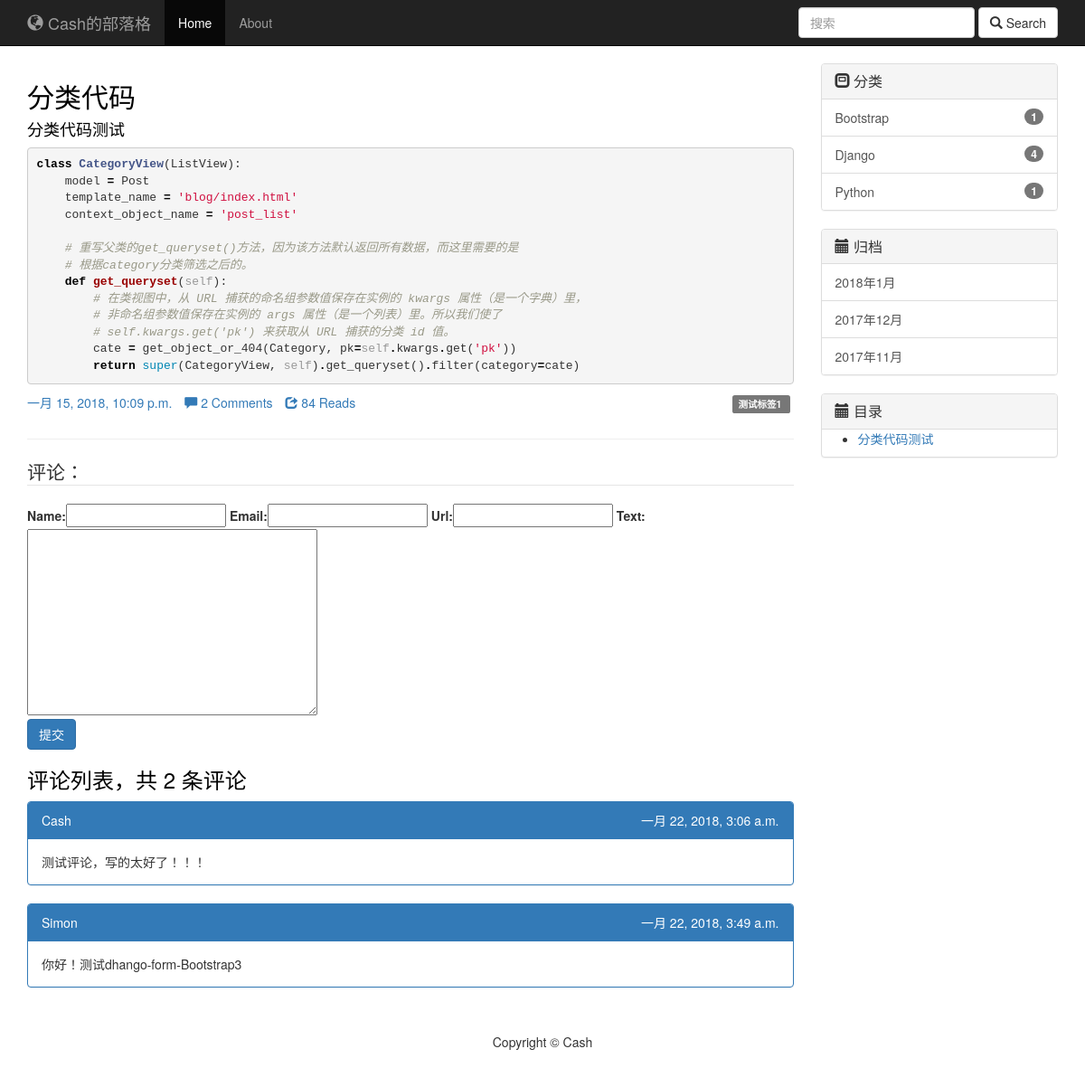
/post/5/, run on the app's committed database.
### blog/models.py (models this page shows, shortened)
class Post(models.Model):
    title = models.CharField(max_length=70)
    body = models.TextField()
    created_time = models.DateTimeField()
    modified_time = models.DateTimeField()
    excerpt = models.CharField(max_length=200, blank=True)
    category = models.ForeignKey(Category, on_delete=models.CASCADE)
    tags = models.ManyToManyField(Tag, blank=True)
    author = models.ForeignKey(User, on_delete=models.CASCADE)
    views = models.PositiveIntegerField(default=0)
    def increase_views(self):
        self.views += 1
        self.save(update_fields=['views'])
    def save(self, *args, **kwargs):
        if not self.excerpt:
            md = markdown.Markdown(extensions=[
                'markdown.extensions.extra',
                'markdown.extensions.codehilite',
            ])
            self.excerpt = strip_tags(md.convert(self.body))[:200]
        super(Post, self).save(*args, **kwargs)
    class Meta:
        ordering = ['-created_time']

class Tag(models.Model):
    name = models.CharField(max_length=100)

class Category(models.Model):
    name = models.CharField(max_length=100)

### comments/models.py (models this page shows, shortened)
class Comment(models.Model):
    name = models.CharField(max_length=100)
    email = models.EmailField(max_length=255)
    url = models.URLField(blank=True)
    text = models.TextField()
    created_time = models.DateTimeField(auto_now_add=True)
    post = models.ForeignKey('blog.Post', on_delete=models.CASCADE)

### blog/views.py (the view)
# urls.py: url(r'^post/(?P<pk>[0-9]+)/$', views.PostDetailView.as_view(),
class PostDetailView(DetailView):
    model = Post
    template_name = 'blog/detail.html'
    context_object_name = 'post'
    def get(self, request, *args, **kwargs):
        response = super(PostDetailView, self).get(request, *args, **kwargs)
        self.object.increase_views()
        return response
    def get_object(self, queryset=None):
        post = super(PostDetailView, self).get_object(queryset=None)
        md = markdown.Markdown(extensions=[
            'markdown.extensions.extra',
            'markdown.extensions.codehilite',
            TocExtension(slugify=slugify),
        ])
        post.body = md.convert(post.body)
        post.toc = md.toc
        return post
    def get_context_data(self, **kwargs):
        context = super(PostDetailView, self).get_context_data(**kwargs)
        form = CommentForm()
        comment_list = self.object.comment_set.all()
        context.update({'form': form,
                        'comment_list': comment_list
                        })
        return context

### comments/form.py
class CommentForm(forms.ModelForm):
    class Meta:
        model = Comment
        fields = ['name', 'email', 'url', 'text']

### blog/templatetags/blog_tags.py (called while the page is built)
@register.simple_tag
def archives():
    return Post.objects.dates('created_time', 'month', order='DESC')

@register.simple_tag
def get_categories():
    return Category.objects.all()

### templates/blog/detail.html (shortened to what this page needs)
{% extends 'base.html' %}
{% load bootstrap_tags %}
{% block main %}
    <div class="row">
        <article class="col-xs-12">
            <h2>{{ post.title }}</h2>
            <p>{{ post.body|safe }}</p>
            <p class="pull-right">
                {% for tag in post.tags.all %}
                    <a style="TEXT-DECORATION:none" href="{% url 'blog:tag' tag.pk %}">
                            <span class="label label-default">
                                {{ tag.name }}
                            </span>&nbsp;
                    </a>
                {% endfor %}
            </p>
            <ul class="list-inline">
                <li><a href="#">{{ post.created_time }}</a></li>
                <li><a href="#"><span class="glyphicon glyphicon-comment"></span> {{ post.comment_set.count }}
                    Comments</a></li>
                <li><a href="#"><span class="glyphicon glyphicon-share"></span> {{ post.views }} Reads</a></li>
            </ul>
        </article>
    </div>
    <hr>
    <form action="{% url 'comments:post_comment' post.pk %}" method="post" class="comment-form">
        <legend>评论：</legend>
        {{ form|as_bootstrap_inline }}
        <div class="form-actions">
            <button type="submit" class="btn btn-primary">提交</button>
        </div>
    </form>
    <div class="comment-list-panel">
        <h3>评论列表，共 <span>{{ comment_list|length }}</span> 条评论</h3>
        <ul class="comment-list list-group">
            {% for comment in comment_list %}
                <div class="panel panel-primary">
                    <div class="panel-heading">
                        {{ comment.name }}
                        <span class="pull-right">{{ comment.created_time }}</span>
                    </div>
                    <div class="panel-body">
                        {{ comment.text }}
                    </div>
                </div>
            {% empty %}
                暂无评论
            {% endfor %}
        </ul>
    </div>
{% endblock %}
{% block toc %}
    <div class="panel panel-default">
        <div class="panel-heading">
            <h1 class="panel-title"><span class="glyphicon glyphicon-calendar"></span> 目录</h1>
        </div>
        {{ post.toc|safe }}
    </div>
{% endblock %}

### templates/base.html (shortened to what this page needs)
{% load staticfiles %}
{% load blog_tags %}
<!DOCTYPE html>
<html lang="en">
<head>
    <link href="{% static 'blog/css/bootstrap.min.css' %}" rel="stylesheet">
    <link href="{% static 'blog/css/custom.css' %}" rel="stylesheet">
    <link rel="stylesheet" href="{% static 'blog/css/highlights/github.css' %}">
</head>
<body>
<nav class="navbar navbar-inverse navbar-fixed-top" role="navigation">
    <div class="container">
        <div class="navbar-header">
            <a class="navbar-brand" href="#"><span class="glyphicon glyphicon-globe"></span> Cash的部落格</a>
        </div>
        <div class="collapse navbar-collapse" id="navbar">
            <ul class="nav navbar-nav">
                <li class="active">
                    <a href="{% url 'blog:index' %}">Home</a>
                </li>
                <li>
                    <a href="#">About</a>
                </li>
            </ul>
            <form class="navbar-form navbar-right" id="searchform" role="search" method="get"
                  action="{% url 'haystack_search' %}">
                <div class="form-group">
                    <input type="search" name="q" placeholder="搜索" class="form-control" required>
                </div>
                <button type="submit" class="btn btn-default"><span class="glyphicon glyphicon-search"></span> Search
                </button>
            </form>
        </div>
    </div>
</nav>
<div class="container-fluid">
    <div class="col-sm-9">
        {% block main %}
        {% endblock %}
    </div>
    <div class="col-sm-3">
        <div class="panel panel-default">
            <div class="panel-heading">
                <h1 class="panel-title"><span class="glyphicon glyphicon-modal-window"></span> 分类</h1>
            </div>
            {% get_categories as categories %}
            <div class="list-group">
                {% for category in categories %}
                    <a href="{% url 'blog:category' category.pk %}" class="list-group-item">{{ category.name }}
                        <span class="badge badge-primary badge-pill pull-right">{{ category.post_set.count }}</span>
                    </a>
                {% endfor %}
            </div>
        </div>
        <div class="panel panel-default">
            <div class="panel-heading">
                <h1 class="panel-title"><span class="glyphicon glyphicon-calendar"></span> 归档</h1>
            </div>
            {% archives as date_list %}
            <div class="list-group">
                {% for date in date_list %}
                    <a href="{% url 'blog:archives' date.year date.month %}"
                       class="list-group-item">
                        {{ date.year }}年{{ date.month }}月</a>
                {% endfor %}
            </div>
        </div>
    {% block toc %}
    {% endblock %}
    </div>
</div>
<footer>
    <div class="small-print">
        <div class="container">
            <p>Copyright &copy; Cash </p>
        </div>
    </div>
</footer>
</body>
</html>

### blog/static/blog/css/custom.css (style rules this page uses)
body { padding-top: 70px; }
h1, h2, h3, h4, h5, h6 { color: black; }
.small-print { background-color: #fff; padding: 30px 0; }
.feature, .page-intro, .article-intro, .small-print { text-align: center; }

### blog/static/blog/css/highlights/github.css (style rules this page uses)
.codehilite .k { color: #000000; font-weight: bold }
.codehilite .o { color: #000000; font-weight: bold }
.codehilite .c1 { color: #999988; font-style: italic }
.codehilite .nb { color: #0086B3 }
.codehilite .nc { color: #445588; font-weight: bold }
.codehilite .nf { color: #990000; font-weight: bold }
.codehilite .w { color: #bbbbbb }
.codehilite .s1 { color: #d01040 }
.codehilite .bp { color: #999999 }

### data on the page
Post: title "分类代码", body "分类代码测试 class CategoryView ( ListView ): model = Post template_name = 'blog/index.html' context_object_name = 'post_list' # 重写父类的get_queryset()方法，因为该方法默认返回所有数据，而这里需要的是 # 根据category分类筛选之后的。 def get_queryset ( self ): # 在类视图中，从 URL 捕获的命名组参数值保存在实例的 kwargs 属性（是一个字典）里， # 非命名组参数值保存在实例的 args 属性（是一个列表）里。所以我们使了 # self.kwargs.get('pk') 来获取从 URL 捕获的分类 id 值。 cate = get_object_or_404 ( Category , pk = self . kwargs . get ( 'pk' )) return super ( CategoryView , self ) . get_queryset () . filter ( category = cate )", created_time "一月 15, 2018, 10:09 p.m.", comment_set.count "2", views "84", toc "分类代码测试"
Tag: name "测试标签1"
Comment: name "Cash", created_time "一月 22, 2018, 3:06 a.m.", text "测试评论，写的太好了！！！"
Comment: name "Simon", created_time "一月 22, 2018, 3:49 a.m.", text "你好！测试dhango-form-Bootstrap3"
Category: name "Bootstrap", post_set.count "1"
Category: name "Django", post_set.count "4"
Category: name "Python", post_set.count "1"

### other printed values
{{ comment_list|length }} "2"
{{ date.year }} "2018" "2017" "2017"
{{ date.month }} "1" "12" "11"
